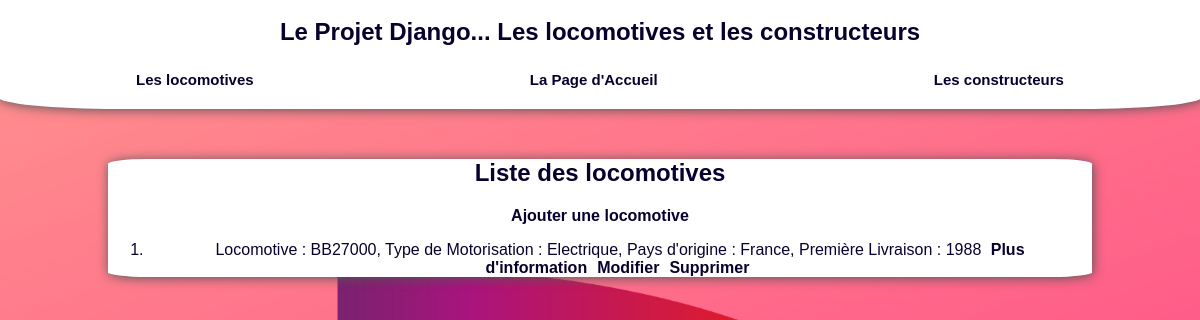
Page /Locomotives/index on the earlier database version.
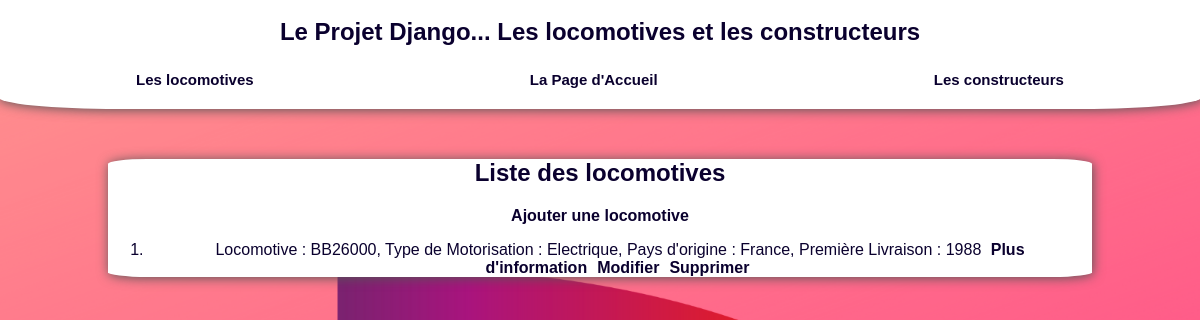
Same page on the later database version.
### Locomotives/models.py (models this page shows, shortened)
class Locomotive(models.Model):
    nom = models.CharField(max_length = 100)
    type = models.CharField(max_length = 100)
    pays_origine = models.CharField(max_length = 100)
    date_creation =  models.CharField(max_length = 4, null = True, blank = True)
    description = models.TextField(null = True, blank = True)
    Constructeur = models.ForeignKey("Constructeur", on_delete=models.CASCADE, default = None)
    def __str__(self):
        chaine = f"Locomotive : {self.nom}, Type de Motorisation : {self.type}, Pays d'origine : {self.pays_origine}, Première Livraison : {self.date_creation}"
        return chaine

### Locomotives/views.py (the view)
# urls.py: path("index", views.index),
def index(request):
    liste = list(models.Locomotive.objects.all())
    return render(request, "Locomotives/Locomotives/index.html",{"liste" : liste})

### Locomotives/templates/Locomotives/Locomotives/index.html (shortened to what this page needs)
{% extends "main.html" %}
    {% block content %}
    <h1>Liste des locomotives</h1>
    <a href="/Locomotives/add">Ajouter une locomotive</a>
    <ol>
        {% for l in liste %}
            <li> {{l}} <a href="/Locomotives/affiche/{{l.id}}/">Plus d'information</a><a href="/Locomotives/update/{{l.id}}/">Modifier</a><a href="/Locomotives/delete/{{l.id}}/">Supprimer</a> </li>
        {% endfor %}
    </ol>
    {% endblock %}

Differences in the rows shown:
removed Locomotive: nom+type+pays_origine "Locomotive : BB27000, Type de Motorisation : Electrique, Pays d'origine : France, Première Livraison : 1988"
added Locomotive: nom+type+pays_origine "Locomotive : BB26000, Type de Motorisation : Electrique, Pays d'origine : France, Première Livraison : 1988"
